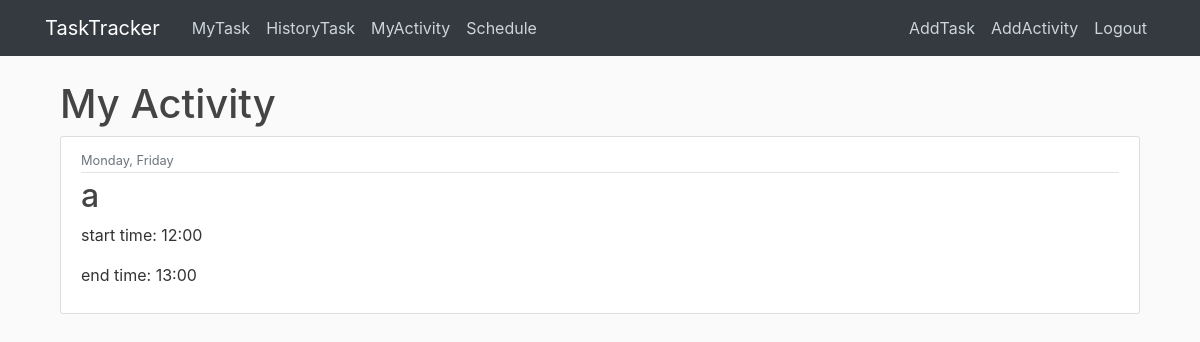
The page /activity/ (signed in) on the database its author committed.
### main/models.py (models this page shows, shortened)
class Activity(models.Model):
    MY_CHOICES = (
        ('Mon', 'Monday'),
        ('Tue', 'Tuesday'),
        ('Wed', 'Wednesday'),
        ('Thu', 'Thursday'),
        ('Fri', 'Friday'),
        ('Sat', 'Saturday'),
        ('Sun', 'Sunday'),
    )
    activityname= models.CharField(max_length=100)
    starttime= models.PositiveIntegerField(default=7,validators=[MinValueValidator(7), MaxValueValidator(18)])
    endtime= models.PositiveIntegerField(default=8,validators=[MinValueValidator(8), MaxValueValidator(19)])
    repeat = MultiSelectField(choices=MY_CHOICES)
    activityuser =models.ForeignKey(User, on_delete=models.CASCADE)
    objects = activitymanager()

### main/views.py (the view)
# urls.py: path('activity/', ActivityListView.as_view(),name='main-activity'),
class ActivityListView(ListView):
    model = Activity
    template_name='main/activity.html'
    context_object_name = 'activitys'

### main/managers.py (called while the page is built)
    def get_queryset(self):
        return PostQuerySet(self.model, using =self._db)

### main/templates/main/activity.html
{% extends "main/base.html" %}
{% block content %}
<main role="main" class="container">
{% if user.is_authenticated %}
<h1>My Activity</h1>
{% for activity in activitys %}
{% if activity.activityuser == user%}
<article class="media content-section">
  <div class="media-body">
    <div class="article-metadata">
      <small class="text-muted">{{ activity.repeat }}</small>
    </div>
    <h2><a class="article-title" href="{% url 'activity-detail' activity.id %}">{{ activity.activityname }}</a></h2>
    <p class="article-content">start time: {{ activity.starttime }}:00</p>
    <p class="article-content">end time: {{ activity.endtime }}:00</p>
  </div>
</article>
{% endif %}
{% endfor %}
{% else %}
  <h1>Welcome</h1>
  <h2>Please Login first!!</h2>
{% endif %}
{% endblock content %}

### main/static/main/main.css (style rules this page uses)
body { background: #fafafa; color: #333333; margin-top: 5rem; }
h1, h2, h3, h4, h5, h6 { color: #444444; }
.content-section { background: #ffffff; padding: 10px 20px; border: 1px solid #dddddd; border-radius: 3px; margin-bottom: 20px; }
.article-title { color: #444444; }
.article-content { white-space: pre-line; }
.article-metadata { padding-bottom: 1px; margin-bottom: 4px; border-bottom: 1px solid #e3e3e3 }

### rows shown on the page
Activity: repeat "Monday, Friday", activityname "a", starttime "12", endtime "13"
